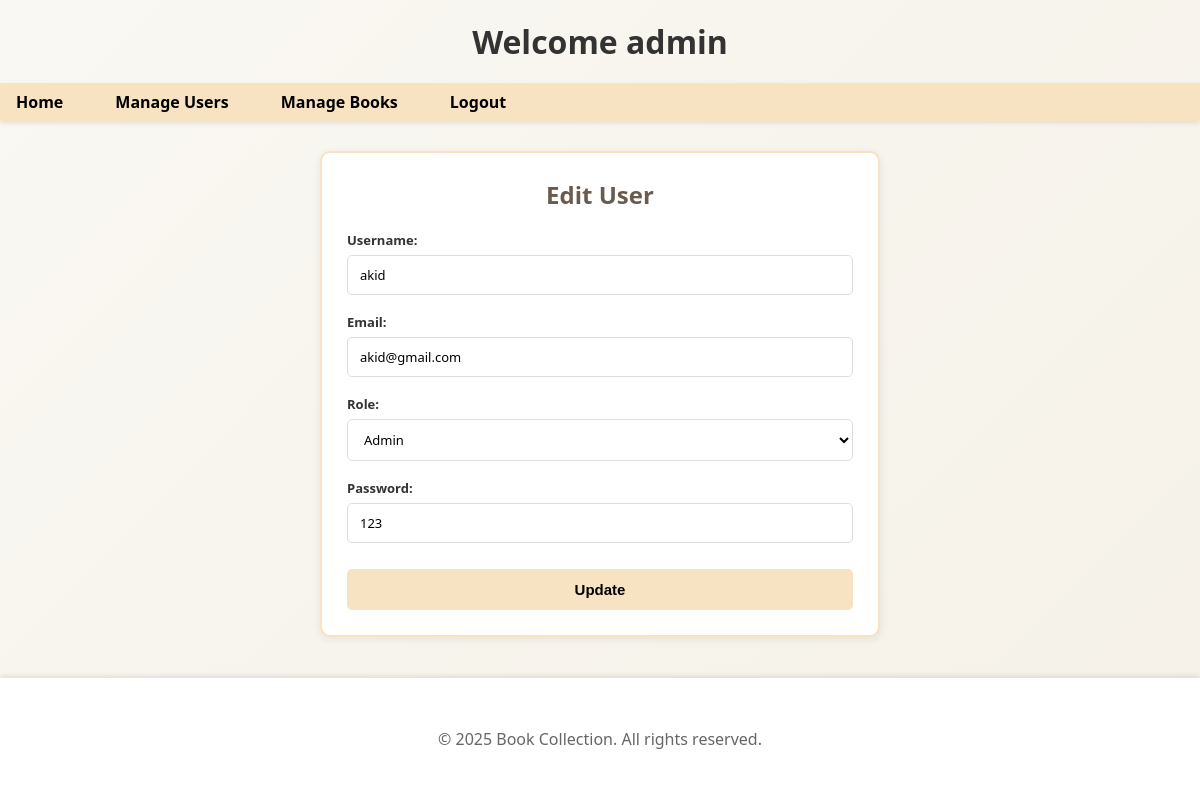
/admin_editUser.php?id=1 (signed in), run on the app's committed database.
### tables this page shows
CREATE TABLE `users` (
  `UserID` int(11) NOT NULL,
  `username` varchar(50) NOT NULL,
  `email` varchar(100) NOT NULL,
  `password` varchar(255) NOT NULL,
  `created_at` datetime DEFAULT current_timestamp(),
  `is_active` tinyint(1) DEFAULT 1,
  `role` varchar(20) DEFAULT 'user'
);

### lbms.php (called while the page is built, shortened)
<?php
$host = '127.0.0.1';
$dbname = 'lbms';
$username = 'root';
$password = '';
$conn = new mysqli($host, $username, $password, $dbname);
function selectUserByID($id){
    global $conn;
    $sql = "SELECT * FROM users WHERE UserID = '$id'";
    $result = $conn->query($sql);
    return $result->fetch_assoc();
}
?>

### admin_editUser.php (the view, shortened to what this page needs)
<?php
require 'lbms.php';
if ($_SERVER['REQUEST_METHOD'] === 'GET') {
    $id = $_GET['id'];
    $user = selectUserByID($id);
}
?>
<!DOCTYPE html>
<html>
<head>
</head>
<body>
    <header>
        <h1>Welcome admin</h1>
        <nav>
            <ul>
                <li><a href="admin_index.php">Home</a></li>
                <li><a href="manage_user.php">Manage Users</a></li>
                <li><a href="manage_book.php">Manage Books</a></li>
                <li><a href="admin_logout.php">Logout</a></li>
            </ul>
        </nav>
    </header>
    <div class="container">
        <div class="card">
            <h2>Edit User</h2>
            <form method="POST" action="admin_editUser.php">
                <div class="form-group">
                    <label>Username:</label>
                    <input type="text" name="username"
                        value="<?php echo isset($user['username']) ? $user['username'] : ''; ?>">
                </div>
                <div class="form-group">
                    <label>Email:</label>
                    <input type="email" name="email" value="<?php echo isset($user['email']) ? $user['email'] : ''; ?>">
                </div>
                <div class="form-group">
                    <label>Role:</label>
                    <select name="role">
                        <option value="admin" <?php if ($user['role'] === 'admin')
                            echo 'selected'; ?>>Admin</option>
                    </select>
                </div>
                <div class="form-group">
                    <label>Password:</label>
                    <input type="text" name="password"
                        value="<?php echo isset($user['password']) ? $user['password'] : ''; ?>">
                </div>
                <input type="submit" value="Update" class="btn-submit">
            </form>
        </div>
    </div>
    <footer>
        <p>&copy; <?php echo date('Y'); ?> Book Collection. All rights reserved.</p>
    </footer>
</body>
</html>

### admin_editUser.php (style rules this page uses)
* { margin: 0; padding: 0; box-sizing: border-box; }
body { font-family: 'Segoe UI', Tahoma, Geneva, Verdana, sans-serif; background: linear-gradient(135deg, #faf8f3 0%, #f5f1e8 100%); min-height: 100vh; }
h1 { text-align: center; padding: 20px; color: #333; }
nav ul { background-color: #f7e3c2ff; display: flex; list-style: none; margin: 0; padding: 0; gap: 20px; box-shadow: 0 2px 5px rgba(0, 0, 0, 0.1); }
nav ul li a { text-decoration: none; color: #000000ff; font-weight: bold; padding: 8px 16px; display: block; }
.container { max-width: 600px; margin: 30px auto; padding: 0 20px; }
.card { background: white; padding: 25px; border-radius: 10px; box-shadow: 0 2px 10px rgba(0, 0, 0, 0.08); margin-bottom: 30px; border: 2px solid #f7e3c2; }
.card h2 { color: #6b5b4f; margin-bottom: 20px; text-align: center; font-size: 24px; }
form { margin: 0; padding: 0; background-color: transparent; border: none; }
.form-group { margin-bottom: 18px; }
.form-group label { display: block; margin-bottom: 6px; color: #333; font-weight: 600; font-size: 13px; }
.form-group input[type="text"], .form-group input[type="email"], .form-group input[type="password"], .form-group select { width: 100%; padding: 10px 12px; border: 1px solid #ddd; border-radius: 5px; font-size: 13px; font-family: 'Segoe UI', Tahoma, Geneva, Verdana, sans-serif; transition: border-color 0.3s; }
.form-group select { cursor: pointer; background-color: white; }
.btn-submit { width: 100%; padding: 12px; background-color: #f7e3c2ff; color: #000000ff; border: none; border-radius: 5px; font-size: 15px; font-weight: bold; cursor: pointer; transition: background-color 0.3s; margin-top: 8px; }
footer { background-color: white; padding: 50px; box-shadow: 0 -2px 5px rgba(0, 0, 0, 0.1); text-align: center; color: #666; position: fixed; bottom: 0; left: 0; width: 100%; }
footer p { margin: 0; }

### data on the page
users: username "akid", email "akid@gmail.com", role "Admin", password "123"
